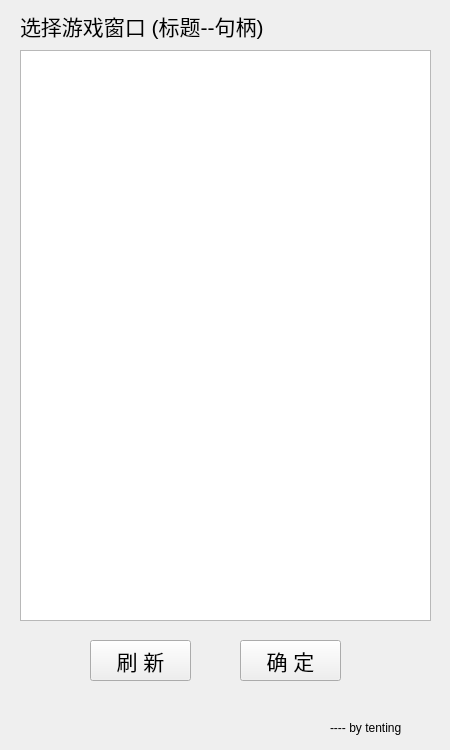
<?xml version="1.0" encoding="UTF-8"?>
<ui version="4.0">
 <class>Bind</class>
 <widget class="QWidget" name="Bind">
  <property name="geometry">
   <rect>
    <x>0</x>
    <y>0</y>
    <width>450</width>
    <height>750</height>
   </rect>
  </property>
  <property name="windowTitle">
   <string>选择游戏窗口</string>
  </property>
  <widget class="QLabel" name="label">
   <property name="geometry">
    <rect>
     <x>20</x>
     <y>10</y>
     <width>331</width>
     <height>31</height>
    </rect>
   </property>
   <property name="font">
    <font>
     <pointsize>16</pointsize>
    </font>
   </property>
   <property name="text">
    <string>选择游戏窗口 (标题--句柄)</string>
   </property>
  </widget>
  <widget class="QListWidget" name="lwWindows">
   <property name="geometry">
    <rect>
     <x>20</x>
     <y>50</y>
     <width>411</width>
     <height>571</height>
    </rect>
   </property>
   <property name="font">
    <font>
     <pointsize>12</pointsize>
    </font>
   </property>
  </widget>
  <widget class="QPushButton" name="btnRefresh">
   <property name="geometry">
    <rect>
     <x>90</x>
     <y>640</y>
     <width>101</width>
     <height>41</height>
    </rect>
   </property>
   <property name="font">
    <font>
     <pointsize>16</pointsize>
    </font>
   </property>
   <property name="text">
    <string>刷 新</string>
   </property>
  </widget>
  <widget class="QPushButton" name="btnOK">
   <property name="geometry">
    <rect>
     <x>240</x>
     <y>640</y>
     <width>101</width>
     <height>41</height>
    </rect>
   </property>
   <property name="font">
    <font>
     <pointsize>16</pointsize>
    </font>
   </property>
   <property name="text">
    <string>确 定</string>
   </property>
  </widget>
  <widget class="QLabel" name="label_2">
   <property name="geometry">
    <rect>
     <x>330</x>
     <y>720</y>
     <width>101</width>
     <height>16</height>
    </rect>
   </property>
   <property name="text">
    <string>---- by tenting</string>
   </property>
  </widget>
 </widget>
 <resources/>
 <connections/>
</ui>
